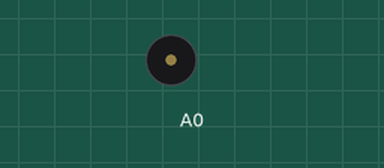
Bench run of a sketch on a simulated Arduino Uno, built with avr-gcc and run on an emulated ATmega328P. Parts: buzzer (waves = sounding).

Above: at 0.71 s.
At 29.44 s:
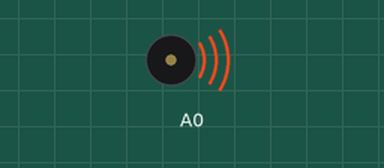
Timing chart, 0 to 30.8 s (numbered marks = the images above):
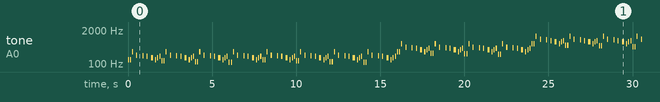

The sketch:

megalovania.ino
```cpp
void setup() {
  pinMode(A0, OUTPUT);
}

void loop() {
  tone(A0, 147, 62.5);
  delay(125);
  tone(A0, 147, 62.5);
  delay(125);
  tone(A0, 294, 62.5);
  delay(250);
  tone(A0, 220, 62.5);
  delay(375);
  tone(A0, 208, 62.5);
  delay(250);
  tone(A0, 196, 62.5);
  delay(250);
  tone(A0, 175, 125);
  delay(250);
  tone(A0, 147, 62.5);
  delay(125);
  tone(A0, 175, 62.5);
  delay(125);
  tone(A0, 196, 62.5);
  delay(125);
  tone(A0, 131, 62.5);
  delay(125);
  tone(A0, 131, 62.5);
  delay(125);
  tone(A0, 294, 62.5);
  delay(250);
  tone(A0, 220, 62.5);
  delay(375);
  tone(A0, 208, 62.5);
  delay(250);
  tone(A0, 196, 62.5);
  delay(250);
  tone(A0, 175, 125);
  delay(250);
  tone(A0, 147, 62.5);
  delay(125);
  tone(A0, 175, 62.5);
  delay(125);
  tone(A0, 196, 62.5);
  delay(125);
  tone(A0, 123, 62.5);
  delay(125);
  tone(A0, 123, 62.5);
  delay(125);
  tone(A0, 294, 62.5);
  delay(250);
  tone(A0, 220, 62.5);
  delay(375);
  tone(A0, 208, 62.5);
  delay(250);
  tone(A0, 196, 62.5);
  delay(250);
  tone(A0, 175, 125);
  delay(250);
  tone(A0, 147, 62.5);
  delay(125);
  tone(A0, 175, 62.5);
  delay(125);
  tone(A0, 196, 62.5);
  delay(125);
  tone(A0, 117, 62.5);
  delay(125);
  tone(A0, 117, 62.5);
  delay(125);
  tone(A0, 294, 62.5);
  delay(250);
  tone(A0, 220, 62.5);
  delay(375);
  tone(A0, 208, 62.5);
  delay(250);
  tone(A0, 196, 62.5);
  delay(250);
  tone(A0, 175, 125);
  delay(250);
  tone(A0, 147, 62.5);
  delay(125);
  tone(A0, 175, 62.5);
  delay(125);
  tone(A0, 196, 62.5);
  delay(125);
  tone(A0, 147, 62.5);
  delay(125);
  tone(A0, 147, 62.5);
  delay(125);
  tone(A0, 294, 62.5);
  delay(250);
  tone(A0, 220, 62.5);
  delay(375);
  tone(A0, 208, 62.5);
  delay(250);
  tone(A0, 196, 62.5);
  delay(250);
  tone(A0, 175, 125);
  delay(250);
  tone(A0, 147, 62.5);
  delay(125);
  tone(A0, 175, 62.5);
  delay(125);
  tone(A0, 196, 62.5);
  delay(125);
  tone(A0, 131, 62.5);
  delay(125);
  tone(A0, 131, 62.5);
  delay(125);
  tone(A0, 294, 62.5);
  delay(250);
  tone(A0, 220, 62.5);
  delay(375);
  tone(A0, 208, 62.5);
  delay(250);
  tone(A0, 196, 62.5);
  delay(250);
  tone(A0, 175, 125);
  delay(250);
  tone(A0, 147, 62.5);
  delay(125);
  tone(A0, 175, 62.5);
  delay(125);
  tone(A0, 196, 62.5);
  delay(125);
  tone(A0, 123, 62.5);
  delay(125);
  tone(A0, 123, 62.5);
  delay(125);
  tone(A0, 294, 62.5);
  delay(250);
  tone(A0, 220, 62.5);
  delay(375);
  tone(A0, 208, 62.5);
  delay(250);
  tone(A0, 196, 62.5);
  delay(250);
  tone(A0, 175, 125);
  delay(250);
  tone(A0, 147, 62.5);
  delay(125);
  tone(A0, 175, 62.5);
  delay(125);
  tone(A0, 196, 62.5);
  delay(125);
  tone(A0, 117, 62.5);
  delay(125);
  tone(A0, 117, 62.5);
  delay(125);
  tone(A0, 294, 62.5);
  delay(250);
  tone(A0, 220, 62.5);
  delay(375);
  tone(A0, 208, 62.5);
  delay(250);
  tone(A0, 196, 62.5);
  delay(250);
  tone(A0, 175, 125);
  delay(250);
  tone(A0, 147, 62.5);
  delay(125);
  tone(A0, 175, 62.5);
  delay(125);
  tone(A0, 196, 62.5);
  delay(125);
  tone(A0, 294, 62.5);
  delay(125);
  tone(A0, 294, 62.5);
  delay(125);
  tone(A0, 587, 62.5);
  delay(250);
  tone(A0, 440, 62.5);
  delay(375);
  tone(A0, 415, 62.5);
  delay(250);
  tone(A0, 392, 62.5);
  delay(250);
  tone(A0, 349, 125);
  delay(250);
  tone(A0, 294, 62.5);
  delay(125);
  tone(A0, 349, 62.5);
  delay(125);
  tone(A0, 392, 62.5);
  delay(125);
  tone(A0, 262, 62.5);
  delay(125);
  tone(A0, 262, 62.5);
  delay(125);
  tone(A0, 587, 62.5);
  delay(250);
  tone(A0, 440, 62.5);
  delay(375);
  tone(A0, 415, 62.5);
  delay(250);
  tone(A0, 392, 62.5);
  delay(250);
  tone(A0, 349, 125);
  delay(250);
  tone(A0, 294, 62.5);
  delay(125);
  tone(A0, 349, 62.5);
  delay(125);
  tone(A0, 392, 62.5);
  delay(125);
  tone(A0, 247, 62.5);
  delay(125);
  tone(A0, 247, 62.5);
  delay(125);
  tone(A0, 587, 62.5);
  delay(250);
  tone(A0, 440, 62.5);
  delay(375);
  tone(A0, 415, 62.5);
  delay(250);
  tone(A0, 392, 62.5);
  delay(250);
  tone(A0, 349, 125);
  delay(250);
  tone(A0, 294, 62.5);
  delay(125);
  tone(A0, 349, 62.5);
  delay(125);
  tone(A0, 392, 62.5);
  delay(125);
  tone(A0, 233, 62.5);
  delay(125);
  tone(A0, 233, 62.5);
  delay(125);
  tone(A0, 587, 62.5);
  delay(250);
  tone(A0, 440, 62.5);
  delay(375);
  tone(A0, 415, 62.5);
  delay(250);
  tone(A0, 392, 62.5);
  delay(250);
  tone(A0, 349, 125);
  delay(250);
  tone(A0, 294, 62.5);
  delay(125);
  tone(A0, 349, 62.5);
  delay(125);
  tone(A0, 392, 62.5);
  delay(125);
  tone(A0, 587, 62.5);
  delay(125);
  tone(A0, 587, 62.5);
  delay(125);
  tone(A0, 1175, 62.5);
  delay(250);
  tone(A0, 880, 62.5);
  delay(375);
  tone(A0, 831, 62.5);
  delay(250);
  tone(A0, 784, 62.5);
  delay(250);
  tone(A0, 698, 125);
  delay(250);
  tone(A0, 587, 62.5);
  delay(125);
  tone(A0, 698, 62.5);
  delay(125);
  tone(A0, 784, 62.5);
  delay(125);
  tone(A0, 523, 62.5);
  delay(125);
  tone(A0, 523, 62.5);
  delay(125);
  tone(A0, 1175, 62.5);
  delay(250);
  tone(A0, 880, 62.5);
  delay(375);
  tone(A0, 831, 62.5);
  delay(250);
  tone(A0, 784, 62.5);
  delay(250);
  tone(A0, 698, 125);
  delay(250);
  tone(A0, 587, 62.5);
  delay(125);
  tone(A0, 698, 62.5);
  delay(125);
  tone(A0, 784, 62.5);
  delay(125);
  tone(A0, 494, 62.5);
  delay(125);
  tone(A0, 494, 62.5);
  delay(125);
  tone(A0, 1175, 62.5);
  delay(250);
  tone(A0, 880, 62.5);
  delay(375);
  tone(A0, 831, 62.5);
  delay(250);
  tone(A0, 784, 62.5);
  delay(250);
  tone(A0, 698, 125);
  delay(250);
  tone(A0, 587, 62.5);
  delay(125);
  tone(A0, 698, 62.5);
  delay(125);
  tone(A0, 784, 62.5);
  delay(125);
  tone(A0, 466, 62.5);
  delay(125);
  tone(A0, 466, 62.5);
  delay(125);
  tone(A0, 1175, 62.5);
  delay(250);
  tone(A0, 880, 62.5);
  delay(375);
  tone(A0, 831, 62.5);
  delay(250);
  tone(A0, 784, 62.5);
  delay(250);
  tone(A0, 698, 125);
  delay(250);
  tone(A0, 587, 62.5);
  delay(125);
  tone(A0, 698, 62.5);
  delay(125);
  tone(A0, 784, 62.5);
  delay(125);
  tone(A0, 349, 62.5);
  delay(250);
  tone(A0, 349, 62.5);
  delay(250);
  tone(A0, 349, 62.5);
  delay(125);
  tone(A0, 349, 62.5);
  delay(250);
  tone(A0, 349, 62.5);
  delay(250);
  tone(A0, 294, 62.5);
  delay(250);
  tone(A0, 294, 250);
  delay(625);
  tone(A0, 349, 62.5);
  delay(250);
  tone(A0, 349, 62.5);
  delay(125);
  tone(A0, 349, 62.5);
  delay(250);
  tone(A0, 392, 62.5);
  delay(250);
  tone(A0, 415, 62.5);
  delay(250);
  tone(A0, 392, 62.5);
  delay(125);
  tone(A0, 349, 62.5);
  delay(125);
  tone(A0, 294, 62.5);
  delay(125);
  tone(A0, 349, 62.5);
  delay(125);
  tone(A0, 392, 62.5);
  delay(375);
  tone(A0, 349, 62.5);
  delay(250);
  tone(A0, 349, 62.5);
  delay(125);
  tone(A0, 349, 62.5);
  delay(250);
  tone(A0, 392, 62.5);
  delay(250);
  tone(A0, 415, 62.5);
  delay(250);
  tone(A0, 440, 62.5);
  delay(250);
  tone(A0, 523, 62.5);
  delay(250);
  tone(A0, 440, 62.5);
  delay(375);
  tone(A0, 587, 62.5);
  delay(250);
  tone(A0, 587, 62.5);
  delay(250);
  tone(A0, 587, 62.5);
  delay(125);
  tone(A0, 440, 62.5);
  delay(125);
  tone(A0, 587, 62.5);
  delay(125);
  tone(A0, 523, 750);
  delay(1125);
  tone(A0, 698, 62.5);
  delay(250);
  tone(A0, 698, 62.5);
  delay(125);
  tone(A0, 698, 62.5);
  delay(250);
  tone(A0, 698, 62.5);
  delay(250);
  tone(A0, 698, 62.5);
  delay(250);
  tone(A0, 587, 62.5);
  delay(250);
  tone(A0, 587, 62.5);
  delay(625);
  tone(A0, 698, 62.5);
  delay(250);
  tone(A0, 698, 62.5);
  delay(125);
  tone(A0, 698, 62.5);
  delay(250);
  tone(A0, 698, 62.5);
  delay(250);
  tone(A0, 587, 62.5);
  delay(250);
  tone(A0, 698, 62.5);
  delay(250);
  tone(A0, 1175, 62.5);
  delay(250);
  tone(A0, 698, 62.5);
  delay(375);
  tone(A0, 1175, 62.5);
  delay(125);
  tone(A0, 587, 62.5);
  delay(125);
  tone(A0, 880, 62.5);
  delay(125);
  tone(A0, 587, 62.5);
  delay(125);
  tone(A0, 784, 62.5);
  delay(125);
  tone(A0, 587, 62.5);
  delay(125);
  tone(A0, 698, 62.5);
  delay(250);
  tone(A0, 1047, 62.5);
  delay(250);
  tone(A0, 784, 62.5);
  delay(250);
  tone(A0, 698, 62.5);
  delay(250);
  tone(A0, 659, 62.5);
  delay(250);
  tone(A0, 466, 250);
  delay(250);
  tone(A0, 587, 62.5);
  delay(250);
  tone(A0, 659, 62.5);
  delay(125);
  tone(A0, 698, 62.5);
  delay(250);
  tone(A0, 1047, 375);
  delay(1125);
}
```

Measured:
- by itself, tone on A0: plays 147 Hz for 0.06 s, 147 Hz for 0.06 s, 294 Hz for 0.06 s, 220 Hz for 0.06 s, 208 Hz for 0.06 s, 196 Hz for 0.06 s … (611 notes in this stretch)
